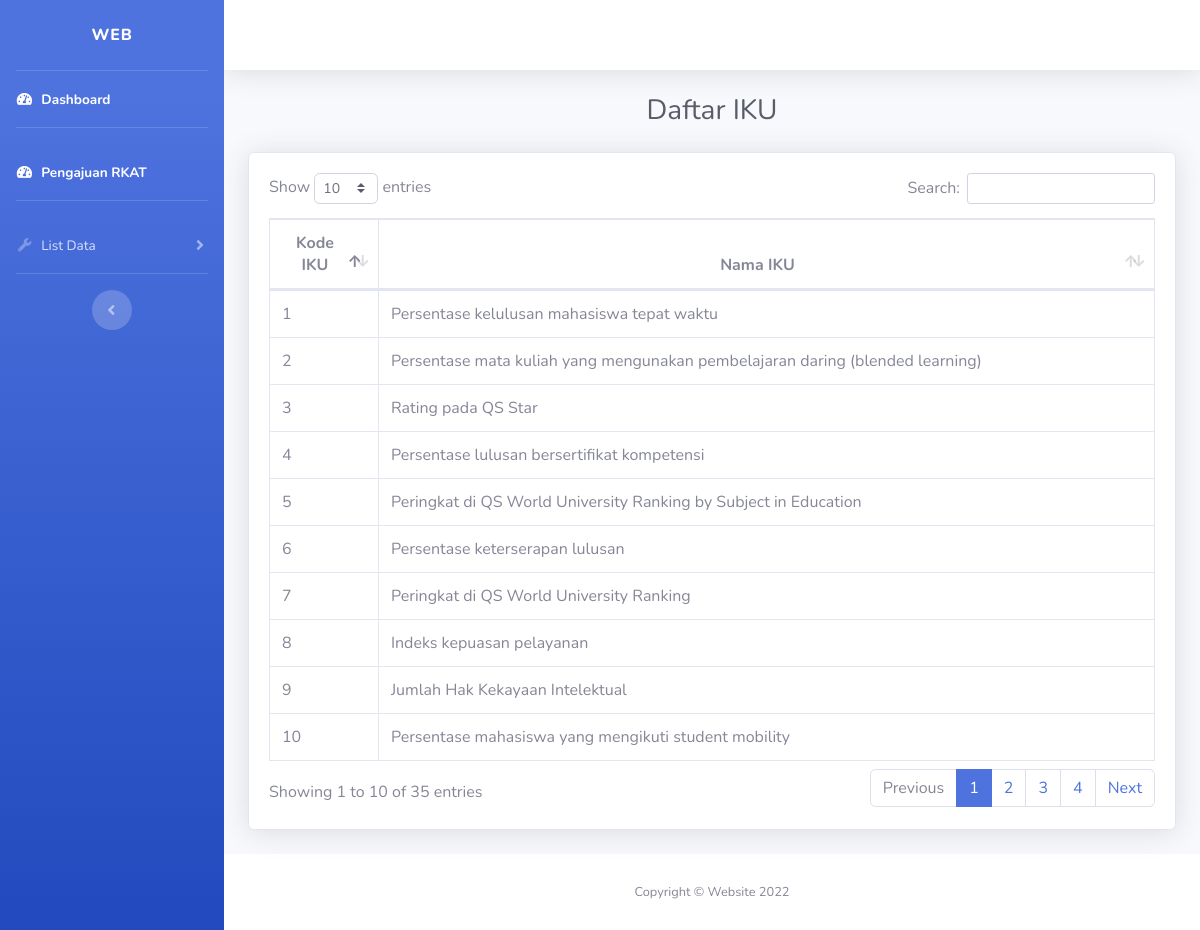
Page /iku.php on the committed database.
### tables this page shows
CREATE TABLE `iku` (
  `kode_iku` int(11) NOT NULL,
  `nama_iku` varchar(255) NOT NULL
);

### iku.php (the view, shortened to what this page needs)
<?php
    include('config.php');
    $query = 'SELECT kode_iku, nama_iku FROM iku;';
    $result = mysqli_query($conn, $query);
?>
<html>
<head>
    <link href="vendor/fontawesome-free/css/all.min.css" rel="stylesheet" type="text/css">
    <link href="css/sb-admin-2.min.css" rel="stylesheet">
    <link href="vendor/datatables/dataTables.bootstrap4.min.css" rel="stylesheet">
</head>
<body id="page-top">
    <div id="wrapper">
        <ul class="navbar-nav bg-gradient-primary sidebar sidebar-dark accordion" id="accordionSidebar">
            <a class="sidebar-brand d-flex align-items-center justify-content-center" href="index.php">
                <div class="sidebar-brand-text mx-3">Web</div>
            </a>
            <hr class="sidebar-divider my-0">
            <li class="nav-item active">
                <a class="nav-link" href="index.php">
                    <i class="fas fa-fw fa-tachometer-alt"></i>
                    <span>Dashboard</span></a>
            </li>
            <hr class="sidebar-divider">
            <li class="nav-item active">
                <a class="nav-link" href="rkat.php">
                    <i class="fas fa-fw fa-tachometer-alt"></i>
                    <span>Pengajuan RKAT</span></a>
            </li>
            <hr class="sidebar-divider">
            <li class="nav-item">
                <a class="nav-link collapsed" href="#" data-toggle="collapse" data-target="#collapseUtilities"
                    aria-expanded="true" aria-controls="collapseUtilities">
                    <i class="fas fa-fw fa-wrench"></i>
                    <span>List Data</span>
                </a>
            </li>
            <hr class="sidebar-divider d-none d-md-block">
            <div class="text-center d-none d-md-inline">
                <button class="rounded-circle border-0" id="sidebarToggle"></button>
            </div>
        </ul>
        <div id="content-wrapper" class="d-flex flex-column">
            <div id="content">
                <nav class="navbar navbar-expand navbar-light bg-white topbar mb-4 static-top shadow">
                </nav>
                <div class="container-fluid">
                    <div class="d-sm-flex align-items-center justify-content-center mb-4">
                        <h1 class="h3 mb-0 text-gray-800">Daftar IKU</h1>
                    </div>
                    <div class="card shadow mb-4">
                        <div class="card-body">
                            <div class="table-responsive">
                                <table class="table table-bordered" id="dataTable" width="100%" cellspacing="0">
                                    <thead class="text-center">
                                        <tr>
                                            <th>Kode IKU</th>
                                            <th>Nama IKU</th>
                                        </tr>
                                    </thead>
                                    <tbody>
                                        <?php
                                            while($row = mysqli_fetch_array($result, MYSQLI_ASSOC)){
                                                echo "<tr>
                                                    <td>{$row['kode_iku']}</td>
                                                    <td>{$row['nama_iku']}</td>
                                                    </tr>";
                                            }
                                        ?>
                                    </tbody>
                                </table>
                            </div>
                        </div>
                    </div>
                </div>
            </div>
            <footer class="sticky-footer bg-white">
                <div class="container my-auto">
                    <div class="copyright text-center my-auto">
                        <span>Copyright &copy; Website 2022</span>
                    </div>
                </div>
            </footer>
        </div>
    </div>
</body>
</html>

### rows in the picture
iku: kode_iku "1", nama_iku "Persentase kelulusan mahasiswa tepat waktu"
iku: kode_iku "2", nama_iku "Persentase mata kuliah yang mengunakan pembelajaran daring (blended learning)"
iku: kode_iku "3", nama_iku "Rating pada QS Star"
iku: kode_iku "4", nama_iku "Persentase lulusan bersertifikat kompetensi"
iku: kode_iku "5", nama_iku "Peringkat di QS World University Ranking by Subject in Education"
iku: kode_iku "6", nama_iku "Persentase keterserapan lulusan"
iku: kode_iku "7", nama_iku "Peringkat di QS World University Ranking"
iku: kode_iku "8", nama_iku "Indeks kepuasan pelayanan"
iku: kode_iku "9", nama_iku "Jumlah Hak Kekayaan Intelektual"
iku: kode_iku "10", nama_iku "Persentase mahasiswa yang mengikuti student mobility"
